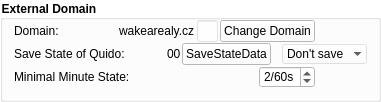
                       <widget class="QGroupBox" name="groupBox_3">
                        <property name="geometry">
                         <rect>
                          <x>0</x>
                          <y>440</y>
                          <width>381</width>
                          <height>101</height>
                         </rect>
                        </property>
                        <property name="font">
                         <font>
                          <weight>75</weight>
                          <bold>true</bold>
                         </font>
                        </property>
                        <property name="styleSheet">
                         <string notr="true">background-color: rgba(255, 255, 255, 100);
border-color: rgb(255, 255, 255);</string>
                        </property>
                        <property name="title">
                         <string>External Domain</string>
                        </property>
                        <property name="flat">
                         <bool>true</bool>
                        </property>
                        <property name="checkable">
                         <bool>false</bool>
                        </property>
                        <layout class="QVBoxLayout" name="verticalLayout_8">
                         <property name="spacing">
                          <number>1</number>
                         </property>
                         <property name="topMargin">
                          <number>0</number>
                         </property>
                         <item>
                          <layout class="QHBoxLayout" name="horizontalLayout_19">
                           <property name="spacing">
                            <number>2</number>
                           </property>
                           <item>
                            <widget class="QLabel" name="label_18">
                             <property name="toolTip">
                              <string>&lt;html&gt;&lt;head/&gt;&lt;body&gt;&lt;p&gt;This variable controls the address and port of the domain where MasterAPP will send data of the state of the cables.&lt;/p&gt;&lt;/body&gt;&lt;/html&gt;</string>
                             </property>
                             <property name="styleSheet">
                              <string notr="true">background-color:transparent</string>
                             </property>
                             <property name="text">
                              <string>Domain:</string>
                             </property>
                            </widget>
                           </item>
                           <item>
                            <spacer name="horizontalSpacer_25">
                             <property name="orientation">
                              <enum>Qt::Horizontal</enum>
                             </property>
                             <property name="sizeHint" stdset="0">
                              <size>
                               <width>40</width>
                               <height>20</height>
                              </size>
                             </property>
                            </spacer>
                           </item>
                           <item>
                            <widget class="QLabel" name="d_label">
                             <property name="toolTip">
                              <string>&lt;html&gt;&lt;head/&gt;&lt;body&gt;&lt;p&gt;This variable controls the address and port of the domain where MasterAPP will send data of the state of the cables.&lt;/p&gt;&lt;/body&gt;&lt;/html&gt;</string>
                             </property>
                             <property name="styleSheet">
                              <string notr="true">background-color:transparent</string>
                             </property>
                             <property name="text">
                              <string>wakearealy.cz</string>
                             </property>
                            </widget>
                           </item>
                           <item>
                            <widget class="QLineEdit" name="d_lineEdit">
                             <property name="maximumSize">
                              <size>
                               <width>21</width>
                               <height>16777215</height>
                              </size>
                             </property>
                             <property name="text">
                              <string/>
                             </property>
                             <property name="maxLength">
                              <number>2</number>
                             </property>
                             <property name="frame">
                              <bool>true</bool>
                             </property>
                             <property name="alignment">
                              <set>Qt::AlignJustify|Qt::AlignVCenter</set>
                             </property>
                             <property name="placeholderText">
                              <string/>
                             </property>
                            </widget>
                           </item>
                           <item>
                            <widget class="QPushButton" name="d_pushButton">
                             <property name="styleSheet">
                              <string notr="true">background-color: rgb(255, 255, 255);</string>
                             </property>
                             <property name="text">
                              <string>Change Domain</string>
                             </property>
                            </widget>
                           </item>
                           <item>
                            <spacer name="horizontalSpacer_35">
                             <property name="orientation">
                              <enum>Qt::Horizontal</enum>
                             </property>
                             <property name="sizeType">
                              <enum>QSizePolicy::Minimum</enum>
                             </property>
                             <property name="sizeHint" stdset="0">
                              <size>
                               <width>10</width>
                               <height>20</height>
                              </size>
                             </property>
                            </spacer>
                           </item>
                           <item>
                            <spacer name="horizontalSpacer_36">
                             <property name="orientation">
                              <enum>Qt::Horizontal</enum>
                             </property>
                             <property name="sizeType">
                              <enum>QSizePolicy::Fixed</enum>
                             </property>
                             <property name="sizeHint" stdset="0">
                              <size>
                               <width>42</width>
                               <height>20</height>
                              </size>
                             </property>
                            </spacer>
                           </item>
                          </layout>
                         </item>
                         <item>
                          <layout class="QHBoxLayout" name="horizontalLayout_18">
                           <property name="spacing">
                            <number>1</number>
                           </property>
                           <item>
                            <widget class="QLabel" name="label_17">
                             <property name="toolTip">
                              <string>&lt;html&gt;&lt;head/&gt;&lt;body&gt;&lt;p&gt;This variable controls whether and how new data will be sent to the selected domain. &lt;/p&gt;&lt;p&gt;This is performed automatically by Update function.&lt;/p&gt;&lt;/body&gt;&lt;/html&gt;</string>
                             </property>
                             <property name="styleSheet">
                              <string notr="true">background-color:transparent</string>
                             </property>
                             <property name="text">
                              <string>Save State of Quido:</string>
                             </property>
                            </widget>
                           </item>
                           <item>
                            <spacer name="horizontalSpacer_23">
                             <property name="orientation">
                              <enum>Qt::Horizontal</enum>
                             </property>
                             <property name="sizeHint" stdset="0">
                              <size>
                               <width>40</width>
                               <height>20</height>
                              </size>
                             </property>
                            </spacer>
                           </item>
                           <item>
                            <widget class="QLabel" name="ss_label_1">
                             <property name="toolTip">
                              <string>&lt;html&gt;&lt;head/&gt;&lt;body&gt;&lt;p&gt;This variable shows in how long does MasterAPP executes SaveStateData&lt;/p&gt;&lt;/body&gt;&lt;/html&gt;</string>
                             </property>
                             <property name="styleSheet">
                              <string notr="true">background-color:transparent</string>
                             </property>
                             <property name="text">
                              <string>00</string>
                             </property>
                            </widget>
                           </item>
                           <item>
                            <widget class="QPushButton" name="ss_pushButton_2">
                             <property name="toolTip">
                              <string>&lt;html&gt;&lt;head/&gt;&lt;body&gt;&lt;p&gt;This button manually triggers save function.&lt;/p&gt;&lt;/body&gt;&lt;/html&gt;</string>
                             </property>
                             <property name="styleSheet">
                              <string notr="true">background-color: rgb(255, 255, 255);</string>
                             </property>
                             <property name="text">
                              <string>SaveStateData</string>
                             </property>
                            </widget>
                           </item>
                           <item>
                            <spacer name="horizontalSpacer_24">
                             <property name="orientation">
                              <enum>Qt::Horizontal</enum>
                             </property>
                             <property name="sizeType">
                              <enum>QSizePolicy::Minimum</enum>
                             </property>
                             <property name="sizeHint" stdset="0">
                              <size>
                               <width>10</width>
                               <height>20</height>
                              </size>
                             </property>
                            </spacer>
                           </item>
                           <item>
                            <widget class="QComboBox" name="ss_comboBox">
                             <property name="toolTip">
                              <string>&lt;html&gt;&lt;head/&gt;&lt;body&gt;&lt;p&gt;Don't save - Will never save new data from quido&lt;/p&gt;&lt;p&gt;Only save - Will only save data from quido&lt;/p&gt;&lt;p&gt;Save and send one - Will save data from quido and send new to selected domain&lt;/p&gt;&lt;p&gt;Save and send all - Will save data from quido and send all to selected domain (in case data is not synchronized)&lt;/p&gt;&lt;/body&gt;&lt;/html&gt;</string>
                             </property>
                             <property name="styleSheet">
                              <string notr="true">QComboBox QAbstractItemView {
background:white
}</string>
                             </property>
                             <property name="currentText">
                              <string>Don't save</string>
                             </property>
                             <property name="maxVisibleItems">
                              <number>4</number>
                             </property>
                             <property name="maxCount">
                              <number>4</number>
                             </property>
                             <property name="insertPolicy">
                              <enum>QComboBox::NoInsert</enum>
                             </property>
                             <property name="sizeAdjustPolicy">
                              <enum>QComboBox::AdjustToContentsOnFirstShow</enum>
                             </property>
                             <property name="iconSize">
                              <size>
                               <width>4</width>
                               <height>4</height>
                              </size>
                             </property>
                             <property name="frame">
                              <bool>false</bool>
                             </property>
                             <item>
                              <property name="text">
                               <string>Don't save</string>
                              </property>
                             </item>
                             <item>
                              <property name="text">
                               <string>Only save</string>
                              </property>
                             </item>
                             <item>
                              <property name="text">
                               <string>Send one</string>
                              </property>
                             </item>
                             <item>
                              <property name="text">
                               <string>Send all</string>
                              </property>
                             </item>
                            </widget>
                           </item>
                          </layout>
                         </item>
                         <item>
                          <layout class="QHBoxLayout" name="horizontalLayout_23">
                           <property name="spacing">
                            <number>1</number>
                           </property>
                           <item>
                            <widget class="QLabel" name="label_21">
                             <property name="toolTip">
                              <string>&lt;html&gt;&lt;head/&gt;&lt;body&gt;&lt;p&gt;&lt;br/&gt;&lt;/p&gt;&lt;/body&gt;&lt;/html&gt;</string>
                             </property>
                             <property name="styleSheet">
                              <string notr="true">background-color:transparent</string>
                             </property>
                             <property name="text">
                              <string>Minimal Minute State:</string>
                             </property>
                            </widget>
                           </item>
                           <item>
                            <spacer name="horizontalSpacer_32">
                             <property name="orientation">
                              <enum>Qt::Horizontal</enum>
                             </property>
                             <property name="sizeHint" stdset="0">
                              <size>
                               <width>40</width>
                               <height>20</height>
                              </size>
                             </property>
                            </spacer>
                           </item>
                           <item>
                            <widget class="QSpinBox" name="ss_spinBox">
                             <property name="maximumSize">
                              <size>
                               <width>56</width>
                               <height>16777215</height>
                              </size>
                             </property>
                             <property name="toolTip">
                              <string>&lt;html&gt;&lt;head/&gt;&lt;body&gt;&lt;p&gt;This variable affects how MasterAPP evaluates whether Cable was running in a minute. (True)&lt;/p&gt;&lt;p&gt;1/60s - MasterAPP will evaluate True if it was ON a single second&lt;/p&gt;&lt;p&gt;60/60s - MasterAPP will only evaluate True if it was ON the whole minute&lt;/p&gt;&lt;/body&gt;&lt;/html&gt;</string>
                             </property>
                             <property name="styleSheet">
                              <string notr="true">background-color:white</string>
                             </property>
                             <property name="alignment">
                              <set>Qt::AlignLeading|Qt::AlignLeft|Qt::AlignVCenter</set>
                             </property>
                             <property name="suffix">
                              <string>/60s</string>
                             </property>
                             <property name="prefix">
                              <string/>
                             </property>
                             <property name="minimum">
                              <number>1</number>
                             </property>
                             <property name="maximum">
                              <number>60</number>
                             </property>
                             <property name="value">
                              <number>2</number>
                             </property>
                            </widget>
                           </item>
                           <item>
                            <spacer name="horizontalSpacer_33">
                             <property name="orientation">
                              <enum>Qt::Horizontal</enum>
                             </property>
                             <property name="sizeType">
                              <enum>QSizePolicy::Minimum</enum>
                             </property>
                             <property name="sizeHint" stdset="0">
                              <size>
                               <width>10</width>
                               <height>20</height>
                              </size>
                             </property>
                            </spacer>
                           </item>
                           <item>
                            <spacer name="horizontalSpacer_34">
                             <property name="orientation">
                              <enum>Qt::Horizontal</enum>
                             </property>
                             <property name="sizeType">
                              <enum>QSizePolicy::Fixed</enum>
                             </property>
                             <property name="sizeHint" stdset="0">
                              <size>
                               <width>42</width>
                               <height>20</height>
                              </size>
                             </property>
                            </spacer>
                           </item>
                          </layout>
                         </item>
                        </layout>
                       </widget>
